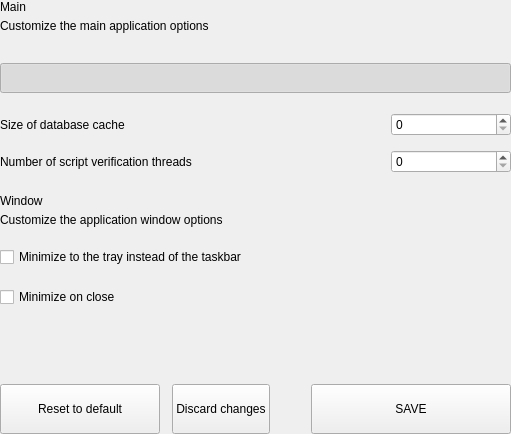
<?xml version="1.0" encoding="UTF-8"?>
<ui version="4.0">
 <class>SettingsMainOptionsWidget</class>
 <widget class="QWidget" name="SettingsMainOptionsWidget">
  <property name="geometry">
   <rect>
    <x>0</x>
    <y>0</y>
    <width>511</width>
    <height>434</height>
   </rect>
  </property>
  <property name="windowTitle">
   <string>Form</string>
  </property>
  <layout class="QVBoxLayout" name="verticalLayout">
   <property name="spacing">
    <number>0</number>
   </property>
   <property name="leftMargin">
    <number>0</number>
   </property>
   <property name="topMargin">
    <number>0</number>
   </property>
   <property name="rightMargin">
    <number>0</number>
   </property>
   <property name="bottomMargin">
    <number>0</number>
   </property>
   <item>
    <widget class="QWidget" name="left" native="true">
     <layout class="QVBoxLayout" name="verticalLayout_3">
      <property name="leftMargin">
       <number>0</number>
      </property>
      <property name="topMargin">
       <number>0</number>
      </property>
      <property name="rightMargin">
       <number>0</number>
      </property>
      <property name="bottomMargin">
       <number>0</number>
      </property>
      <item>
       <layout class="QVBoxLayout" name="verticalLayout_2">
        <property name="spacing">
         <number>0</number>
        </property>
        <item>
         <layout class="QHBoxLayout" name="horizontalLayout_3" stretch="1">
          <property name="spacing">
           <number>0</number>
          </property>
          <item>
           <layout class="QVBoxLayout" name="verticalLayoutTitle">
            <property name="spacing">
             <number>5</number>
            </property>
            <item>
             <widget class="QLabel" name="labelTitle">
              <property name="text">
               <string>Main</string>
              </property>
             </widget>
            </item>
            <item>
             <widget class="QLabel" name="labelSubtitle1">
              <property name="text">
               <string>Customize the main application options</string>
              </property>
              <property name="wordWrap">
               <bool>true</bool>
              </property>
             </widget>
            </item>
           </layout>
          </item>
         </layout>
        </item>
        <item>
         <spacer name="verticalSpacer_2">
          <property name="orientation">
           <enum>Qt::Vertical</enum>
          </property>
          <property name="sizeType">
           <enum>QSizePolicy::Fixed</enum>
          </property>
          <property name="sizeHint" stdset="0">
           <size>
            <width>20</width>
            <height>30</height>
           </size>
          </property>
         </spacer>
        </item>
        <item>
         <layout class="QHBoxLayout" name="horizontalLayout">
          <item>
           <widget class="QPushButton" name="pushSwitchStart">
            <property name="minimumSize">
             <size>
              <width>0</width>
              <height>30</height>
             </size>
            </property>
            <property name="maximumSize">
             <size>
              <width>16777215</width>
              <height>30</height>
             </size>
            </property>
            <property name="text">
             <string/>
            </property>
            <property name="checkable">
             <bool>true</bool>
            </property>
            <property name="checked">
             <bool>true</bool>
            </property>
           </widget>
          </item>
         </layout>
        </item>
        <item>
         <spacer name="verticalSpacer_3">
          <property name="orientation">
           <enum>Qt::Vertical</enum>
          </property>
          <property name="sizeType">
           <enum>QSizePolicy::Fixed</enum>
          </property>
          <property name="sizeHint" stdset="0">
           <size>
            <width>20</width>
            <height>20</height>
           </size>
          </property>
         </spacer>
        </item>
        <item>
         <layout class="QHBoxLayout" name="horizontalLayout_2">
          <item>
           <widget class="QLabel" name="labelTitleSizeDb">
            <property name="text">
             <string>Size of database cache</string>
            </property>
           </widget>
          </item>
          <item>
           <spacer name="horizontalSpacer_3">
            <property name="orientation">
             <enum>Qt::Horizontal</enum>
            </property>
            <property name="sizeHint" stdset="0">
             <size>
              <width>40</width>
              <height>20</height>
             </size>
            </property>
           </spacer>
          </item>
          <item>
           <widget class="QSpinBox" name="databaseCache">
            <property name="minimumSize">
             <size>
              <width>120</width>
              <height>0</height>
             </size>
            </property>
           </widget>
          </item>
         </layout>
        </item>
        <item>
         <spacer name="verticalThreads2">
          <property name="orientation">
           <enum>Qt::Vertical</enum>
          </property>
          <property name="sizeType">
           <enum>QSizePolicy::Fixed</enum>
          </property>
          <property name="sizeHint" stdset="0">
           <size>
            <width>20</width>
            <height>14</height>
           </size>
          </property>
         </spacer>
        </item>
        <item>
         <layout class="QHBoxLayout" name="horizontalThreads">
          <item>
           <widget class="QLabel" name="labelTitleThreads">
            <property name="text">
             <string>Number of script verification threads</string>
            </property>
           </widget>
          </item>
          <item>
           <spacer name="horizontalSpacerThreads">
            <property name="orientation">
             <enum>Qt::Horizontal</enum>
            </property>
            <property name="sizeHint" stdset="0">
             <size>
              <width>40</width>
              <height>20</height>
             </size>
            </property>
           </spacer>
          </item>
          <item>
           <widget class="QSpinBox" name="threadsScriptVerif">
            <property name="minimumSize">
             <size>
              <width>120</width>
              <height>0</height>
             </size>
            </property>
           </widget>
          </item>
         </layout>
        </item>
        <item>
         <widget class="QLabel" name="labelDivider">
          <property name="minimumSize">
           <size>
            <width>0</width>
            <height>1</height>
           </size>
          </property>
          <property name="maximumSize">
           <size>
            <width>16777215</width>
            <height>1</height>
           </size>
          </property>
          <property name="text">
           <string/>
          </property>
         </widget>
        </item>
        <item>
         <spacer name="verticalThreads">
          <property name="orientation">
           <enum>Qt::Vertical</enum>
          </property>
          <property name="sizeType">
           <enum>QSizePolicy::Fixed</enum>
          </property>
          <property name="sizeHint" stdset="0">
           <size>
            <width>20</width>
            <height>20</height>
           </size>
          </property>
         </spacer>
        </item>
        <item>
         <layout class="QHBoxLayout" name="horizontalLayout_34" stretch="1">
          <property name="spacing">
           <number>0</number>
          </property>
          <item>
           <layout class="QVBoxLayout" name="verticalLayoutTitle2">
            <property name="spacing">
             <number>5</number>
            </property>
            <item>
             <widget class="QLabel" name="labelTitleDown">
              <property name="text">
               <string>Window</string>
              </property>
             </widget>
            </item>
            <item>
             <widget class="QLabel" name="labelSubtitleDown">
              <property name="text">
               <string>Customize the application window options</string>
              </property>
              <property name="wordWrap">
               <bool>true</bool>
              </property>
             </widget>
            </item>
           </layout>
          </item>
         </layout>
        </item>
        <item>
         <spacer name="verticalSpacer_5">
          <property name="orientation">
           <enum>Qt::Vertical</enum>
          </property>
          <property name="sizeType">
           <enum>QSizePolicy::Fixed</enum>
          </property>
          <property name="sizeHint" stdset="0">
           <size>
            <width>20</width>
            <height>20</height>
           </size>
          </property>
         </spacer>
        </item>
        <item>
         <widget class="QCheckBox" name="checkBoxMinTaskbar">
          <property name="text">
           <string>Minimize to the tray instead of the taskbar</string>
          </property>
         </widget>
        </item>
        <item>
         <spacer name="verticalSpacer_4">
          <property name="orientation">
           <enum>Qt::Vertical</enum>
          </property>
          <property name="sizeType">
           <enum>QSizePolicy::Fixed</enum>
          </property>
          <property name="sizeHint" stdset="0">
           <size>
            <width>20</width>
            <height>20</height>
           </size>
          </property>
         </spacer>
        </item>
        <item>
         <widget class="QCheckBox" name="checkBoxMinClose">
          <property name="text">
           <string>Minimize on close</string>
          </property>
         </widget>
        </item>
        <item>
         <spacer name="verticalSpacer">
          <property name="orientation">
           <enum>Qt::Vertical</enum>
          </property>
          <property name="sizeHint" stdset="0">
           <size>
            <width>20</width>
            <height>40</height>
           </size>
          </property>
         </spacer>
        </item>
        <item>
         <layout class="QHBoxLayout" name="horizontalLayout_7">
          <property name="spacing">
           <number>12</number>
          </property>
          <item>
           <widget class="QPushButton" name="pushButtonReset">
            <property name="minimumSize">
             <size>
              <width>160</width>
              <height>50</height>
             </size>
            </property>
            <property name="maximumSize">
             <size>
              <width>50</width>
              <height>16777215</height>
             </size>
            </property>
            <property name="focusPolicy">
             <enum>Qt::NoFocus</enum>
            </property>
            <property name="text">
             <string>Reset to default</string>
            </property>
           </widget>
          </item>
          <item>
           <widget class="QPushButton" name="pushButtonClean">
            <property name="minimumSize">
             <size>
              <width>0</width>
              <height>50</height>
             </size>
            </property>
            <property name="focusPolicy">
             <enum>Qt::NoFocus</enum>
            </property>
            <property name="text">
             <string>Discard changes</string>
            </property>
           </widget>
          </item>
          <item>
           <spacer name="horizontalSpacer_5">
            <property name="orientation">
             <enum>Qt::Horizontal</enum>
            </property>
            <property name="sizeType">
             <enum>QSizePolicy::Expanding</enum>
            </property>
            <property name="sizeHint" stdset="0">
             <size>
              <width>40</width>
              <height>20</height>
             </size>
            </property>
           </spacer>
          </item>
          <item>
           <widget class="QPushButton" name="pushButtonSave">
            <property name="minimumSize">
             <size>
              <width>200</width>
              <height>50</height>
             </size>
            </property>
            <property name="maximumSize">
             <size>
              <width>200</width>
              <height>50</height>
             </size>
            </property>
            <property name="focusPolicy">
             <enum>Qt::NoFocus</enum>
            </property>
            <property name="text">
             <string>SAVE</string>
            </property>
           </widget>
          </item>
         </layout>
        </item>
       </layout>
      </item>
     </layout>
    </widget>
   </item>
  </layout>
 </widget>
 <resources/>
 <connections/>
</ui>
